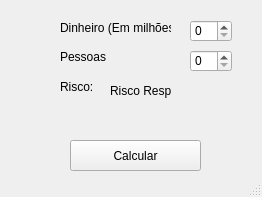
<?xml version="1.0" encoding="UTF-8"?>
<ui version="4.0">
 <class>MainWindow</class>
 <widget class="QMainWindow" name="MainWindow">
  <property name="geometry">
   <rect>
    <x>0</x>
    <y>0</y>
    <width>262</width>
    <height>197</height>
   </rect>
  </property>
  <property name="windowTitle">
   <string>MainWindow</string>
  </property>
  <widget class="QWidget" name="centralwidget">
   <widget class="QLabel" name="labelDinheiro">
    <property name="geometry">
     <rect>
      <x>60</x>
      <y>20</y>
      <width>111</width>
      <height>16</height>
     </rect>
    </property>
    <property name="text">
     <string>Dinheiro (Em milhões):</string>
    </property>
   </widget>
   <widget class="QLabel" name="labelPessoa">
    <property name="geometry">
     <rect>
      <x>60</x>
      <y>50</y>
      <width>47</width>
      <height>13</height>
     </rect>
    </property>
    <property name="text">
     <string>Pessoas:</string>
    </property>
   </widget>
   <widget class="QLabel" name="labelRisco">
    <property name="geometry">
     <rect>
      <x>60</x>
      <y>80</y>
      <width>47</width>
      <height>13</height>
     </rect>
    </property>
    <property name="text">
     <string>Risco:</string>
    </property>
   </widget>
   <widget class="QLabel" name="labelResp">
    <property name="geometry">
     <rect>
      <x>110</x>
      <y>80</y>
      <width>81</width>
      <height>21</height>
     </rect>
    </property>
    <property name="text">
     <string>Risco Resp</string>
    </property>
   </widget>
   <widget class="QSpinBox" name="spinDinheiro">
    <property name="geometry">
     <rect>
      <x>190</x>
      <y>20</y>
      <width>42</width>
      <height>22</height>
     </rect>
    </property>
   </widget>
   <widget class="QSpinBox" name="spinPessoa">
    <property name="geometry">
     <rect>
      <x>190</x>
      <y>50</y>
      <width>42</width>
      <height>22</height>
     </rect>
    </property>
   </widget>
   <widget class="QPushButton" name="btnCalcular">
    <property name="geometry">
     <rect>
      <x>70</x>
      <y>140</y>
      <width>131</width>
      <height>31</height>
     </rect>
    </property>
    <property name="text">
     <string>Calcular</string>
    </property>
   </widget>
  </widget>
  <widget class="QStatusBar" name="statusbar"/>
 </widget>
 <resources/>
 <connections/>
</ui>
